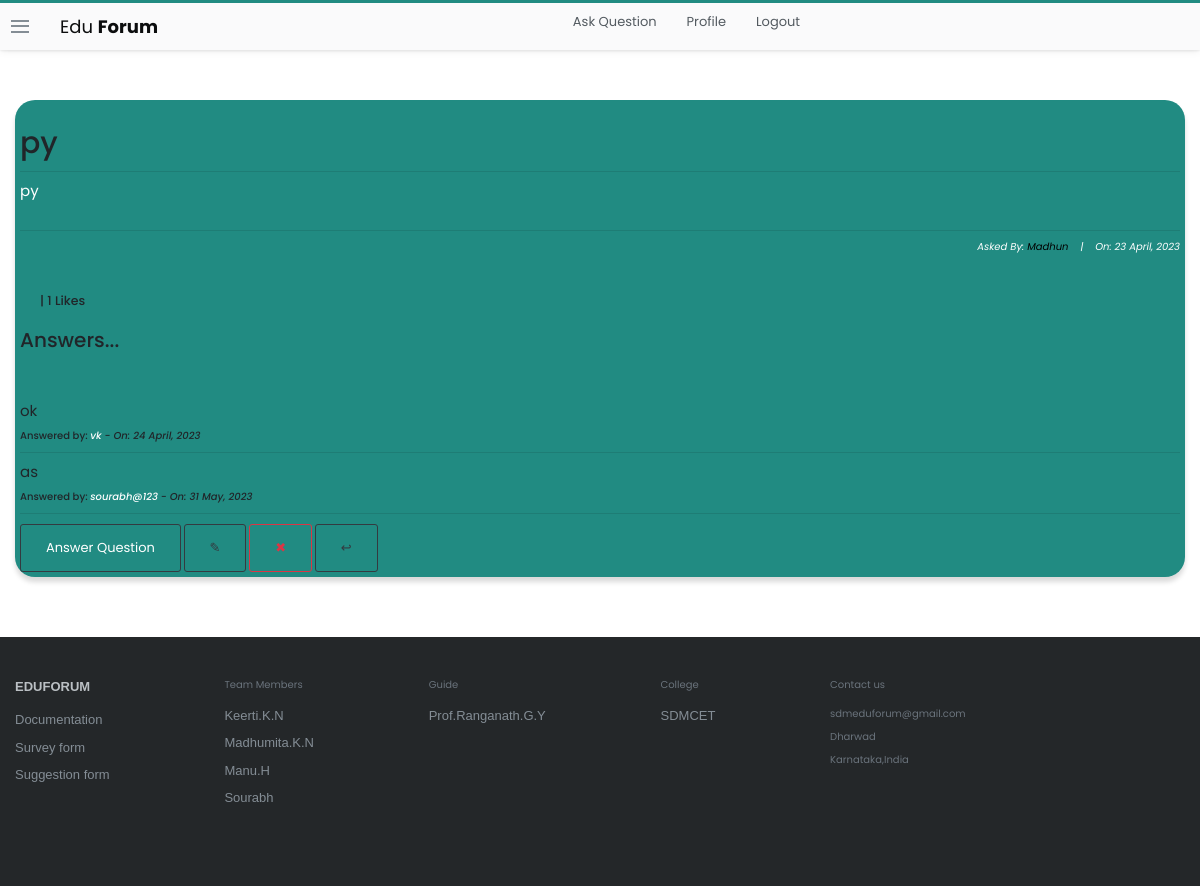
The app's page /questions/12/ (signed in) with its own data.
### stackbase/models.py (models this page shows, shortened)
class Question(models.Model):
    user = models.ForeignKey(User, on_delete=models.CASCADE)
    title = models.CharField(max_length=10000)
    content = RichTextField()
    likes = models.ManyToManyField(User, related_name='question_post')
    date_created = models.DateTimeField(default=timezone.now)
    def total_likes(self):
        return self.likes.count()

class Comment(models.Model):
    question = models.ForeignKey(Question, related_name="comment", on_delete=models.CASCADE)
    name = models.CharField(max_length=1000)
    content = RichTextField()
    date_created = models.DateTimeField(default=timezone.now)

### stackbase/views.py (the view)
# urls.py: path('questions/<int:pk>/', views.QuestionDetailView.as_view(), name="question-detail"),
class QuestionDetailView(DetailView):
    model = Question
    def get_context_data(self, *args, **kwargs):
        context = super(QuestionDetailView, self).get_context_data()
        something = get_object_or_404(Question, id=self.kwargs['pk'])
        total_likes = something.total_likes()
        liked = False
        if something.likes.filter(id=self.request.user.id).exists():
            liked = True
        context['total_likes'] = total_likes
        context['liked'] = liked
        return context

### stackbase/templates/stackbase/question_detail.html (shortened to what this page needs)
{% extends 'base.html' %}
{% block content %}
<!DOCTYPE html>
<html lang="en">
<head>
</head>
<body>
    <div class="container">
        <div class="list-question">
            <div class="questions">
                <div class="container" style="background-color: #218B82; padding: 5px; box-shadow: rgba(0, 0, 0, 0.15) 0px 5px 5px 0px; border-radius: 20px;" >
                    <h3 id="fh3">{{question.title}}</h3>
                    <hr>
                    <h6 id="fh6" style="color:white">{{ question.content|safe }}</h6>
                    <hr>
                    <h6 id="fh6" style="font-size: 10px; font-style: italic; color: white; text-align: right;">Asked By: <a href="{% url 'profile' %}" style="color:black">{{ object.user|title }}</a>&nbsp;&nbsp;&nbsp; |&nbsp;&nbsp;&nbsp; On: {{ object.date_created|date:"j F, Y" }}</h6>
                    <br>
                        <form action="{% url 'stackbase:like_post' object.pk %}" method="POST">
                            {% if user.is_authenticated %}
                                {% if liked %}
                                    <div style="display: flex; align-items: center; margin-left: 10px;">
                                        <button type="submit" name="question_id" value="{{ question.id }}" style="border: none; border-radius: 60px;"><img src="https://image.similarpng.com/very-thumbnail/2020/06/Dislike-icon-transparent-PNG.png" alt="" style="width: 40px;"></button> <h5 style="margin-left: 10px; cursor: pointer;"> |  {{ total_likes }} Likes</h5>
                                    </div>
                                {% else %}
                                    <div style="display: flex; align-items: center; margin-left: 10px;">
                                        <h5 style="margin-left: 10px; cursor: pointer;"> |  {{ total_likes }} Likes</h5>
                                    </div>
                                {% endif %}
                            {% else %}
                                <h5 style="margin-left: 10px; cursor: pointer;"><a href="{% url 'login' %}">Login</a> to Like Question |  {{ total_likes }} Likes</h5>
                            {% endif %}
                        </form>
                    <br>
                    <h2>Answers...</h2> <br><br><br>
                    {% if not question.comment.all %}
                        <h3>No Answers yet... </h3>
                    {% else %}
                        {% for comment in question.comment.all %}
                            <h3 style="font-weight: normal; font-size: 15px;">{{comment.content|safe}}</h3>
                            <h3 style="font-size: 10px;">Answered by: <i><a href="" style="color:white">{{comment.name}}</a> - On: {{comment.date_created|date:"j F, Y"}}</i></h3>
                            <hr>
                        {% endfor %}
                    {% endif %}
                    <a class="btn btn-outline-dark" id="fa" href="{% url 'stackbase:question-comment' question.id %}" style="text-decoration: none; color: white;">Answer Question</a>
                    <a style="text-decoration: none; " class="btn btn-outline-dark" href="{% url 'stackbase:question-update' question.id %}">&#x270E;</a>
                    <a style="text-decoration: none; " class="btn btn-outline-danger" href="{% url 'stackbase:question-delete' question.id %}">&#x2716;</a>
                    <a style="text-decoration: none; " class="btn btn-outline-dark" href="{% url 'stackbase:question-lists' %}">&#x21a9;</a>
                </div> <br><br>
                </div> <br>
            </div>
        </div>
        <br>
</body>
</html>
{% endblock content %}

### static/main.css (style rules this page uses)
:root { --white: #fff; --black: #0c0d0e; --orange: #f48024; --yellow: #fbf2d4; --green: #5eba7d; --blue: #0077cc; --powder: #e1ecf4; --red: #d1383d; --black-025: #fafafb; --black-050: #eff0f1; --black-075: #e4e6e8; --black-100: #d6d9dc; --black-150: #c8ccd0; --black-200: #bbc0c4; --black-300: #9fa6ad; --black-350: #9199a1; --black-400: #848d95; --black-500: #6a737c; --black-600: #535a60; --black-700: #3c4146; --black-750: #2f3337; --black-800: #242729; --black-900: #0c0d0e; --orange-050: #fff7f2; --orange-100: #fee3cf; --orange-200: #fcd0ad; --orange-300: #f7aa6d; --orange-400: #f48024; --orange-500: #f2720c; --orange-600: #da670b; --orange-700: #bd5c00; --orange-800: #a35200; --orange-900: #874600; --blue-050: #f2f9ff; --blue-100: #cfeafe; --blue-200: #addafc; --blue-300: #6cbbf7; --blue-400: #379fef; --blue-500: #0095ff; --blue-600: #0077cc; --blue-700: #0064bd; --blue-800: #0054a3; --blue-900: #004487; --powder-050: #f4f8fb; --powder-100: #e1ecf4; --powder-200: #d1e5f1; --powder-300: #b3d3ea; --powder-400: #a0c7e4; --powder-500: #7aa7c7; --powder-600: #5b8db1; --powder-700: #39739d; --powder-800: #2c5777; --powder-900: #1e3c52; --green-025: #eef8f1; --green-050: #dcf0e2; --green-100: #cae8d4; --green-200: #a6d9b7; --green-300: #82ca9a; --green-400: #5eba7d; --green-500: #48a868; --green-600: #3d8f58; --green-700: #2f6f44; --green-800: #29603b; --green-900: #1e472c; --yellow-050: #fdf7e3; --yellow-100: #fbf2d4; --yellow-200: #f1e5bc; --yellow-300: #e6d178; --yellow-400: #e9c63f; --yellow-500: #ddb624; --yellow-600: #cea51b; --yellow-700: #b89516; --yellow-800: #9f8010; --yellow-900: #826a0b; --red-050: #fdf3f4; --red-100: #f9d3d7; --red-200: #f4b4bb; --red-300: #e87c87; --red-400: #de535e; --red-500: #d1383d; --red-600: #c02d2e; --red-700: #ac2726; --red-800: #942121; --red-900: #7a1819; --gold: #ffcc01; --gold-lighter: #fff4d1; --gold-darker: #f1b600; --silver: #b4b8bc; --silver-lighter: #e8e8e8; --silver-darker: #9a9c9f; --bronze: #caa789; --bronze-lighter: #f2e9e1; --bronze-darker: #ab825f; --fc-dark: #0c0d0e; --fc-medium: #3c4146; --fc-light: #6a737c; --focus-ring: rgba(0,149,255,0.15); --focus-ring-success: rgba(166,217,183,0.4); --focus-ring-warning: rgba(233,198,63,0.4); --focus-ring-error: rgba(192,45,46,0.15); --focus-ring-muted: rgba(36,39,41,0.1); --bs-sm: 0 1px 2px rgba(0,0,0,0.05),0 1px 4px rgba(0,0,0,0.05),0 2px 8px rgba(0,0,0,0.05); --bs-md: 0 1px 3px rgba(0,0,0,0.06),0 2px 6px rgba(0,0,0,0.06),0 3px 8px rgba(0,0,0,0.09); --bs-lg: 0 1px 4px rgba(0,0,0,0.09),0 3px 8px rgba(0,0,0,0.09),0 4px 13px rgba(0,0,0,0.13); --scrollbar: rgba(0,0,0,0.2); --highlight-bg: #f6f6f6; --highlight-color: #2f3337; --highlight-comment: #656e77; --highlight-punctuation: var(--black-600); --highlight-namespace: #b75501; --highlight-attribute: #015692; --highlight-literal: #b75501; --highlight-symbol: #803378; --highlight-keyword: #015692; --highlight-variable: #54790d; --highlight-addition: #2f6f44; --highlight-deletion: #c02d2e; --dark-blue:#2b2d6e; --magnolia:#f7f6f9; }
*, *::before, *::after { margin: 0; padding: 0; box-sizing: border-box; }
html { font-family: Arial, "Helvetica Neue", Helvetica, sans-serif; font-size: 10px; color: var(--black-800); }
.container { width: 100%; max-width: 126.4rem; margin: 0 auto; padding: 0 1.5rem; }
a { text-decoration: none; color: var(--blue-600); cursor: pointer; }
.btn { text-align: center; font-size: 1.3rem; border-radius: 3px; transition: all 0.5s; padding: 1.3rem 2.5rem; }

### stackbase/templates/stackbase/question_detail.html (style rules this page uses)
body { margin-top: 100px; font-family: 'Poppins', sans-serif; }
#fh3 { text-align: center; font-size: 30px; padding-top: 20px; text-align: left; }
#fh6 { text-align: left; font-size: 15px; padding-bottom: 20px; font-weight: normal; }

### records on screen
Question: title "py", content "py", user "Madhun", date_created "23 April, 2023"
Comment: content "ok", name "vk", date_created "24 April, 2023"
Comment: content "as", name "sourabh@123", date_created "31 May, 2023"

### other values on screen
{{ total_likes }} "1"
